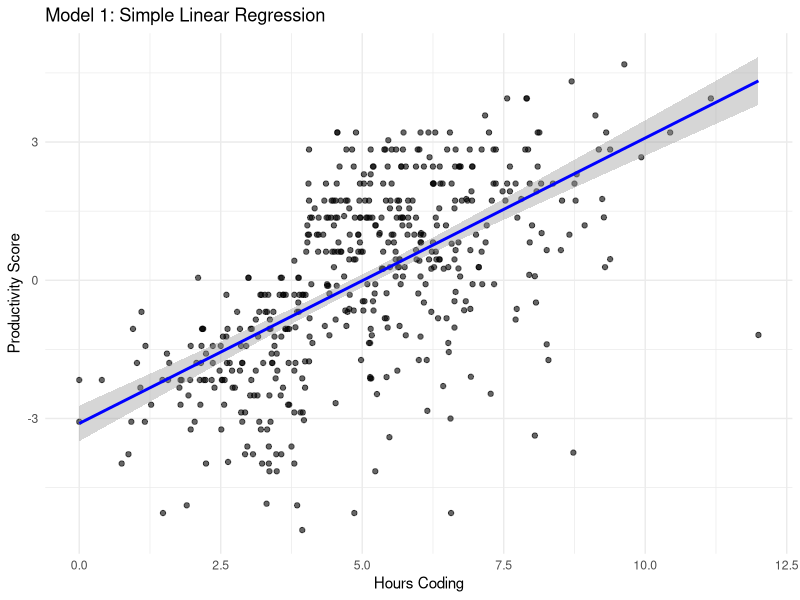
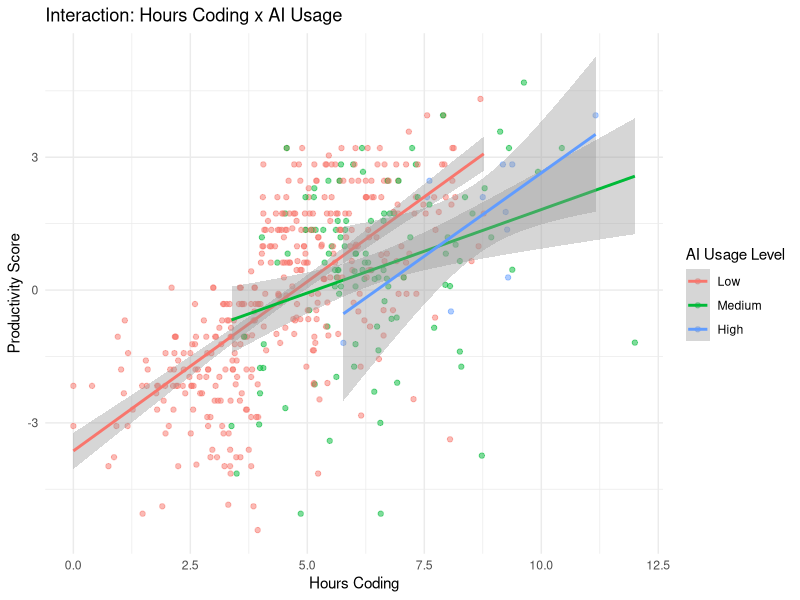
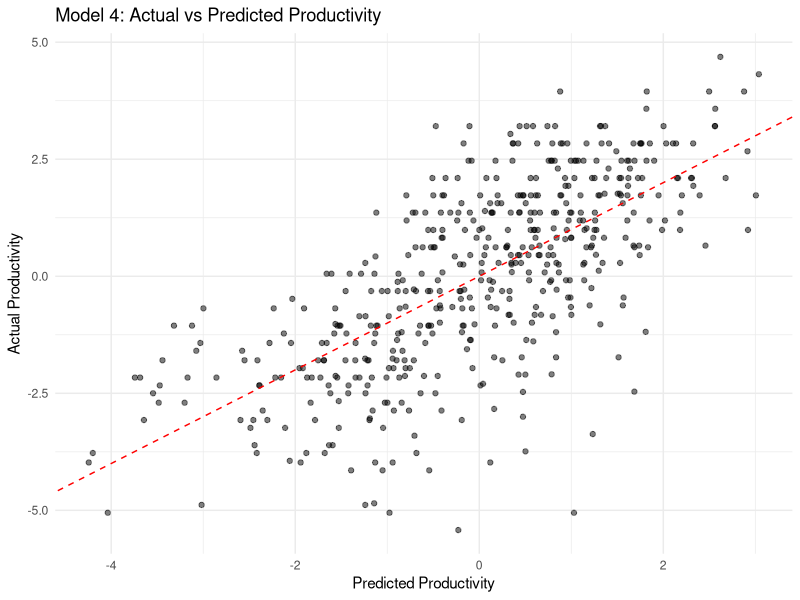

Reproduce these figures in R, in order.
## ---- chunk 1
knitr::opts_chunk$set(echo = TRUE, warning = FALSE, message = FALSE)
library(ggplot2)
library(dplyr)
library(tidyr)
library(broom)
library(car)  # For VIF and diagnostic plots
## ---- chunk 2
# Load dataset
data <- read.csv("ai_dev_productivity.csv")

# Recode task_success as factor (same as Week 2)
data$task_success <- factor(data$task_success, levels = c(0, 1), labels = c("Failure", "Success"))

# Recreate composite productivity score from Week 2
data <- data |>
  mutate(
    productivity = scale(commits) - scale(bugs_reported) + scale(as.numeric(task_success))
  )
data$productivity <- as.numeric(data$productivity)

# Display first few rows
head(data)

# Check structure
str(data)
## ---- chunk 3
# Simple linear regression: productivity predicted by hours_coding
model1 <- lm(productivity ~ hours_coding, data = data)

summary(model1)
## ---- chunk 4
ggplot(data, aes(x = hours_coding, y = productivity)) +
  geom_point(alpha = 0.6) +
  geom_smooth(method = "lm", se = TRUE, color = "blue") +
  labs(title = "Model 1: Simple Linear Regression",
       x = "Hours Coding",
       y = "Productivity Score") +
  theme_minimal()
## ---- chunk 5
# Multiple regression with top 4 predictors from Week 2 EDA
model2 <- lm(productivity ~ hours_coding + sleep_hours +
               cognitive_load + ai_usage_hours, data = data)

summary(model2)
## ---- chunk 6
# Interaction model: does the effect of hours_coding depend on AI usage?
# Week 2 showed devs who both code more AND use AI more had highest productivity
model3 <- lm(productivity ~ hours_coding * ai_usage_hours +
               sleep_hours + cognitive_load, data = data)

summary(model3)
## ---- chunk 7
data %>%
  mutate(ai_group = cut(ai_usage_hours, breaks = 3,
                         labels = c("Low", "Medium", "High"))) %>%
  ggplot(aes(x = hours_coding, y = productivity, color = ai_group)) +
  geom_point(alpha = 0.5) +
  geom_smooth(method = "lm", se = TRUE) +
  labs(title = "Interaction: Hours Coding x AI Usage",
       x = "Hours Coding",
       y = "Productivity Score",
       color = "AI Usage Level") +
  theme_minimal()
## ---- chunk 8
# Full model with all 6 predictors (including coffee and distractions)
model4 <- lm(productivity ~ hours_coding + sleep_hours +
               cognitive_load + ai_usage_hours +
               coffee_intake_mg + distractions, data = data)

summary(model4)

# Check multicollinearity with VIF
vif(model4)
## ---- chunk 9
# Compare actual vs predicted values for the full model
data$predicted4 <- predict(model4)

ggplot(data, aes(x = predicted4, y = productivity)) +
  geom_point(alpha = 0.5) +
  geom_abline(slope = 1, intercept = 0,
              color = "red", linetype = "dashed") +
  labs(title = "Model 4: Actual vs Predicted Productivity",
       x = "Predicted Productivity",
       y = "Actual Productivity") +
  theme_minimal()
## ---- chunk 10
# Create comparison using broom::glance
# library(broom)
# bind_rows(
#   glance(model1) %>% mutate(model = "Model 1"),
#   glance(model2) %>% mutate(model = "Model 2"),
#   glance(model3) %>% mutate(model = "Model 3")
# ) %>%
#   select(model, r.squared, adj.r.squared, AIC)
## ---- chunk 11
# Create all 4 diagnostic plots
# par(mfrow = c(2, 2))
# plot(model2)  # Replace with your chosen model
# par(mfrow = c(1, 1))
## ---- chunk 12
# plot(model2, which = 1)

# Or using ggplot2
# augment(model2) %>%
#   ggplot(aes(x = .fitted, y = .resid)) +
#   geom_point(alpha = 0.6) +
#   geom_hline(yintercept = 0, color = "red", linetype = "dashed") +
#   geom_smooth(se = TRUE, color = "blue") +
#   labs(title = "Residuals vs Fitted Values") +
#   theme_minimal()
## ---- chunk 13
# plot(model2, which = 2)
## ---- chunk 14
# Add polynomial term
# model_poly <- lm(response ~ predictor1 + I(predictor1^2), data = data)

# Or log transformation
# model_log <- lm(log(response) ~ predictor1, data = data)
## ---- chunk 15
# Log transformation often helps
# model_log_y <- lm(log(response) ~ predictor1 + predictor2, data = data)
## ---- chunk 16
# Your final model
# final_model <- lm(...)

# summary(final_model)
## ---- chunk 17
# Make sure your response is binary (0/1 or factor)
# If it's character (e.g., "Yes"/"No"), convert to factor or 0/1

# Option 1: Keep as factor
# data$response <- factor(data$response, levels = c("No", "Yes"))

# Option 2: Convert to 0/1
# data$response_binary <- ifelse(data$response == "Yes", 1, 0)

# Check the distribution
# table(data$response)
# prop.table(table(data$response))
## ---- chunk 18
# Fit a simple logistic regression
# model1 <- glm(response ~ predictor1, data = data, family = binomial)

# View summary
# summary(model1)

# Tidy output
# tidy(model1)
# glance(model1)
## ---- chunk 19
# Calculate odds ratio
# exp(coef(model1))

# With confidence intervals
# exp(confint(model1))
## ---- chunk 20
# Create predicted probabilities
# data_with_pred <- data %>%
#   mutate(pred_prob = predict(model1, type = "response"))

# Plot
# ggplot(data, aes(x = predictor1, y = as.numeric(response) - 1)) +
#   geom_point(alpha = 0.3) +
#   geom_line(data = data_with_pred, aes(y = pred_prob), color = "blue", size = 1) +
#   labs(title = "Logistic Regression: Model 1",
#        x = "Predictor 1",
#        y = "Probability of Success") +
#   theme_minimal()
## ---- chunk 21
# Fit multiple logistic regression
# model2 <- glm(response ~ predictor1 + predictor2 + predictor3, 
#               data = data, family = binomial)

# View summary
# summary(model2)

# Tidy output
# tidy(model2)
# glance(model2)
## ---- chunk 22
# Odds ratios
# exp(coef(model2))

# With confidence intervals
# exp(confint(model2))

# Or use tidy
# tidy(model2, exponentiate = TRUE, conf.int = TRUE)
## ---- chunk 23
# Fit model with interaction
# model3 <- glm(response ~ predictor1 + predictor2 + predictor3, 
#               data = data, family = binomial)

# View summary
# summary(model3)

# Odds ratios
# tidy(model3, exponentiate = TRUE, conf.int = TRUE)
## ---- chunk 24
# Create test data
# test_data <- expand_grid(
#   predictor1 = seq(min(data$predictor1), max(data$predictor1), length.out = 100),
#   predictor2 = quantile(data$predictor2, c(0.25, 0.5, 0.75)),
#   predictor3 = mean(data$predictor3)
# )

# Get predictions
# test_data$pred_prob <- predict(model3, newdata = test_data, type = "response")

# Plot
# ggplot(test_data, aes(x = predictor1, y = pred_prob, 
#                       color = factor(predictor2))) +
#   geom_line(size = 1) +
#   labs(title = "Interaction Effect in Logistic Regression",
#        y = "Predicted Probability",
#        color = "Predictor 2") +
#   theme_minimal()
## ---- chunk 25
# Comparison table
# library(broom)
# bind_rows(
#   glance(model1) %>% mutate(model = "Model 1"),
#   glance(model2) %>% mutate(model = "Model 2"),
#   glance(model3) %>% mutate(model = "Model 3")
# ) %>%
#   select(model, AIC)

## ---- chunk 26
# Create logit of predicted probabilities
# data_augment <- augment(model2, type.predict = "link")  # Gets log-odds

# For each continuous predictor, plot predictor vs logit
# ggplot(data_augment, aes(x = predictor1, y = .fitted)) +
#   geom_point(alpha = 0.3) +
#   geom_smooth(color = "blue") +
#   labs(title = "Linearity in Logit Check",
#        x = "Predictor 1",
#        y = "Log-odds") +
#   theme_minimal()

# Should see roughly linear relationship
## ---- chunk 27
# Create binned residual plot
# library(arm)  # For binnedplot
# binnedplot(fitted(model2), residuals(model2, type = "response"))

# Or manually:
# data_with_resid <- data %>%
#   mutate(
#     fitted = fitted(model2),
#     resid = residuals(model2, type = "response"),
#     bin = ntile(fitted, 20)
#   ) %>%
#   group_by(bin) %>%
#   summarise(
#     mean_fitted = mean(fitted),
#     mean_resid = mean(resid)
#   )

# ggplot(data_with_resid, aes(x = mean_fitted, y = mean_resid)) +
#   geom_point() +
#   geom_hline(yintercept = 0, color = "red", linetype = "dashed") +
#   labs(title = "Binned Residual Plot",
#        x = "Average Fitted Probability",
#        y = "Average Residual") +
#   theme_minimal()
## ---- chunk 28
# Create calibration plot
# data %>%
#   mutate(
#     pred_prob = predict(model2, type = "response"),
#     bin = ntile(pred_prob, 10)
#   ) %>%
#   group_by(bin) %>%
#   summarise(
#     mean_pred = mean(pred_prob),
#     observed = mean(as.numeric(response) - 1),  # Adjust if needed
#     n = n()
#   ) %>%
#   ggplot(aes(x = mean_pred, y = observed)) +
#   geom_point(aes(size = n)) +
#   geom_abline(slope = 1, intercept = 0, color = "red", linetype = "dashed") +
#   labs(title = "Calibration Plot",
#        x = "Mean Predicted Probability",
#        y = "Observed Proportion",
#        size = "Count") +
#   theme_minimal()
## ---- chunk 29
# Add polynomial or spline terms
# model_poly <- glm(response ~ predictor1 + I(predictor1^2), 
#                   data = data, family = binomial)

# Or categorize continuous predictors
# data$predictor1_cat <- cut(data$predictor1, breaks = 3)
# model_cat <- glm(response ~ predictor1_cat, data = data, family = binomial)
## ---- chunk 30
# Check for complete/quasi-complete separation
# Look for very large coefficients or standard errors

# Use penalized regression if needed
# library(brglm2)
# model_penalized <- glm(response ~ predictors, data = data, 
#                        family = binomial, method = "brglmFit")
## ---- chunk 31
# Your final model
# final_model <- glm(...)

# summary(final_model)
## ---- chunk 32
# tidy(final_model, exponentiate = TRUE, conf.int = TRUE)
